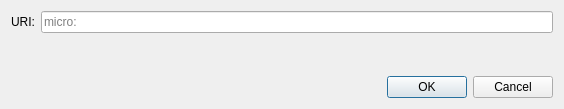
<?xml version="1.0" encoding="UTF-8"?>
<ui version="4.0">
 <class>OpenURIDialog</class>
 <widget class="QDialog" name="OpenURIDialog">
  <property name="geometry">
   <rect>
    <x>0</x>
    <y>0</y>
    <width>564</width>
    <height>109</height>
   </rect>
  </property>
  <property name="windowTitle">
   <string>Open micro URI</string>
  </property>
  <layout class="QVBoxLayout" name="verticalLayout">
   <item>
    <layout class="QHBoxLayout" name="horizontalLayout">
     <item>
      <widget class="QLabel" name="label">
       <property name="text">
        <string>URI:</string>
       </property>
      </widget>
     </item>
     <item>
      <widget class="QValidatedLineEdit" name="uriEdit">
       <property name="placeholderText">
        <string notr="true">micro:</string>
       </property>
      </widget>
     </item>
    </layout>
   </item>
   <item>
    <spacer name="verticalSpacer">
     <property name="orientation">
      <enum>Qt::Vertical</enum>
     </property>
     <property name="sizeHint" stdset="0">
      <size>
       <width>20</width>
       <height>40</height>
      </size>
     </property>
    </spacer>
   </item>
   <item>
    <widget class="QDialogButtonBox" name="buttonBox">
     <property name="orientation">
      <enum>Qt::Horizontal</enum>
     </property>
     <property name="standardButtons">
      <set>QDialogButtonBox::Cancel|QDialogButtonBox::Ok</set>
     </property>
    </widget>
   </item>
  </layout>
 </widget>
 <customwidgets>
  <customwidget>
   <class>QValidatedLineEdit</class>
   <extends>QLineEdit</extends>
   <header>qt/qvalidatedlineedit.h</header>
  </customwidget>
 </customwidgets>
 <resources/>
 <connections>
  <connection>
   <sender>buttonBox</sender>
   <signal>accepted()</signal>
   <receiver>OpenURIDialog</receiver>
   <slot>accept()</slot>
   <hints>
    <hint type="sourcelabel">
     <x>248</x>
     <y>254</y>
    </hint>
    <hint type="destinationlabel">
     <x>157</x>
     <y>274</y>
    </hint>
   </hints>
  </connection>
  <connection>
   <sender>buttonBox</sender>
   <signal>rejected()</signal>
   <receiver>OpenURIDialog</receiver>
   <slot>reject()</slot>
   <hints>
    <hint type="sourcelabel">
     <x>316</x>
     <y>260</y>
    </hint>
    <hint type="destinationlabel">
     <x>286</x>
     <y>274</y>
    </hint>
   </hints>
  </connection>
 </connections>
</ui>
